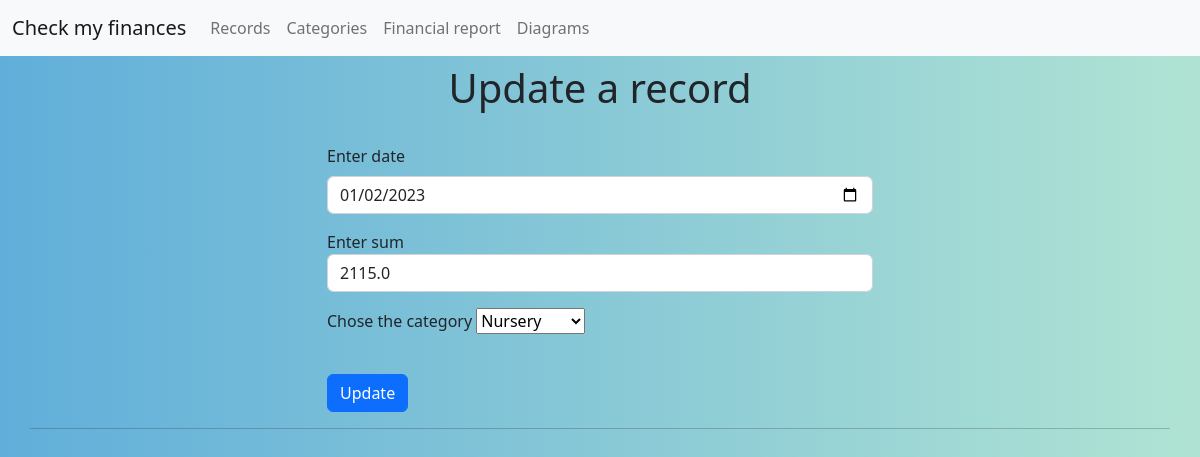
Page /boards/update_record/55 on the committed database.
### boards/models.py (models this page shows, shortened)
class Post(models.Model):
    date = models.DateField(auto_now_add=False)
    sum = models.FloatField(max_length=30)
    category = models.ForeignKey(Category, null="none", on_delete=models.CASCADE)

class Category(models.Model):
    name = models.CharField(max_length=30)

### boards/views.py (the view)
# urls.py: path('update_record/<int:id>', update_record, name='update_record'),
def update_record(request, id):
    categories = Category.objects.all()
    record = Post.objects.get(id=id)
    template = loader.get_template('boards/update_record.html')
    context = {'record': record, 'categories': categories}
    return HttpResponse(template.render(context, request))

### boards/templates/boards/update_record.html (shortened to what this page needs)
{% extends "base.html" %}
{% block content %}
<h1 align="center"> Update a record</h1>
<br>
<div class="row">
    <div class="col-3"></div>
    <div class="col-6">
        <form method="POST" action="updaterecord/{{ record.id }}">
            <p>
                <label class="form-label">Enter date</label>
                <input  type='date' name='date'  value="{{ record.date|date:"Y-m-d"}}" class="form-control"/>
            </p>
            <p>
                <label>Enter sum</label>
                <input type='number' step="0.01" name='sum' min="0.01"  value="{{ record.sum }}" class="form-control"/>
            </p>
            <p>
                <label>Chose the category</label>
                <select id="categories" name="categories">
                    {% for category in categories %}
                    <option
                            value="{{category.id}}"
                            {% if category.id == record.category_id %} selected {% endif %}
                    > {{category.name}}
                    </option>
                    {% endfor %}
                </select>
            </p>
            <br>
            <input type="submit" class="btn btn-primary" value="Update"/>
        </form>
    </div>
<hr>
{% endblock %}

### templates/base.html (style rules this page uses)
body { background-image: linear-gradient(to right, #60aeda, #b0e3d3); }

### rows in the picture
Post: date "01/02/2023", sum "2115.0", categories "Nursery"
